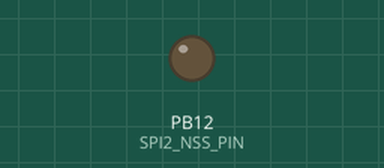
This sketch was run on a simulated STM32 Blue Pill. On the bench: output pins drawn as LEDs (lit = HIGH). Pins used as bus, display or sensor lines are not drawn.

Above: at 0.1 s.
At 0.6 s:
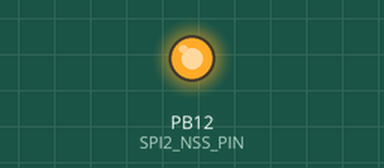
Timing chart, 0 to 2.1 s (numbered marks = the images above):
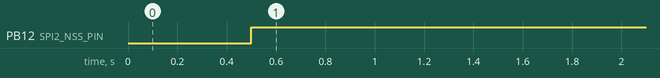

Measured:
- by itself, PB12 (SPI2_NSS_PIN): LOW → HIGH at 0.50 s

The sketch:

spi_master.ino
```cpp
/**
    SPI_1 and SPI_2 port example code

    Description:
    This sketch sends one byte with value 0x55 over the SPI_1 or SPI_2 port.
    The received byte (the answer from the SPI slave device) is stored to the <data> variable.

    The sketch as it is, works with SPI_1 port. For using the SPI_2 port, just
    un-comment all the nessesary code lines marked with <SPI_2> word.

    Created on 10 Jun 2015 by Vassilis Serasidis
    email:  avrsite@yahoo.gr

    Using the first SPI port (SPI_1)
    SS    <-->  PA4 <-->  BOARD_SPI1_NSS_PIN
    SCK   <-->  PA5 <-->  BOARD_SPI1_SCK_PIN
    MISO  <-->  PA6 <-->  BOARD_SPI1_MISO_PIN
    MOSI  <-->  PA7 <-->  BOARD_SPI1_MOSI_PIN

    Using the second SPI port (SPI_2)
    SS    <-->  PB12 <-->  BOARD_SPI2_NSS_PIN
    SCK   <-->  PB13 <-->  BOARD_SPI2_SCK_PIN
    MISO  <-->  PB14 <-->  BOARD_SPI2_MISO_PIN
    MOSI  <-->  PB15 <-->  BOARD_SPI2_MOSI_PIN
*/


#include <SPI.h>

#define SPI1_NSS_PIN PA4    //SPI_1 Chip Select pin is PA4. You can change it to the STM32 pin you want.
#define SPI2_NSS_PIN PB12   //SPI_2 Chip Select pin is PB12. You can change it to the STM32 pin you want.

SPIClass SPI_2(2); //Create an instance of the SPI Class called SPI_2 that uses the 2nd SPI Port
byte data;

void setup() {

  // Setup SPI 1
  SPI.begin(); //Initialize the SPI_1 port.
  SPI.setBitOrder(MSBFIRST); // Set the SPI_1 bit order
  SPI.setDataMode(SPI_MODE0); //Set the  SPI_2 data mode 0
  SPI.setClockDivider(SPI_CLOCK_DIV16);      // Slow speed (72 / 16 = 4.5 MHz SPI_1 speed)
  pinMode(SPI1_NSS_PIN, OUTPUT);

  // Setup SPI 2
  SPI_2.begin(); //Initialize the SPI_2 port.
  SPI_2.setBitOrder(MSBFIRST); // Set the SPI_2 bit order
  SPI_2.setDataMode(SPI_MODE0); //Set the  SPI_2 data mode 0
  SPI_2.setClockDivider(SPI_CLOCK_DIV16);  // Use a different speed to SPI 1
  pinMode(SPI2_NSS_PIN, OUTPUT);


}

void loop() {

  sendSPI();
  sendSPI2();

  delayMicroseconds(10);    //Delay 10 micro seconds.
}

void sendSPI()
{
  digitalWrite(SPI1_NSS_PIN, LOW); // manually take CSN low for SPI_1 transmission
  data = SPI.transfer(0x55); //Send the HEX data 0x55 over SPI-1 port and store the received byte to the <data> variable.
  delay(500);
  digitalWrite(SPI1_NSS_PIN, HIGH); // manually take CSN high between spi transmissions

}


void sendSPI2()
{
  digitalWrite(SPI2_NSS_PIN, LOW); // manually take CSN low for SPI_2 transmission
  data = SPI_2.transfer(0x55); //Send the HEX data 0x55 over SPI-2 port and store the received byte to the <data> variable.
  digitalWrite(SPI2_NSS_PIN, HIGH); // manually take CSN high between spi transmissions
}
```
